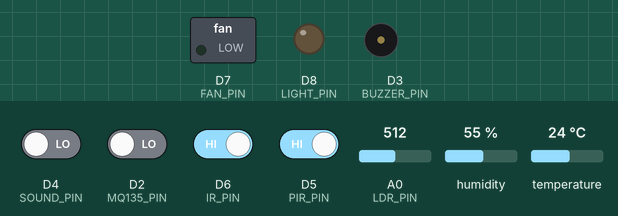
Bench run of a sketch on a simulated ESP8266 (NodeMCU). Parts: switched loads named in the sketch (green lamp = pin HIGH), output pins drawn as LEDs (lit = HIGH), buzzer (waves = sounding, pin HIGH). The inputs (shaded band) are chosen by the test bench; at power-on: D5 (PIR_PIN), D6 (IR_PIN) HIGH, D2 (MQ135_PIN), D4 (SOUND_PIN) LOW, humidity 55 %, A0 (LDR_PIN) = 512, temperature 24 °C. WiFi joins after 1.5 s; servers stay silent unless stated; uploads are accepted with an empty reply; what the sketch prints to the serial monitor is not drawn.

Above: at 2.7 s.
2.8 s: humidity set to 69 %
8.6 s: humidity set to 72 %
At 12.4 s:
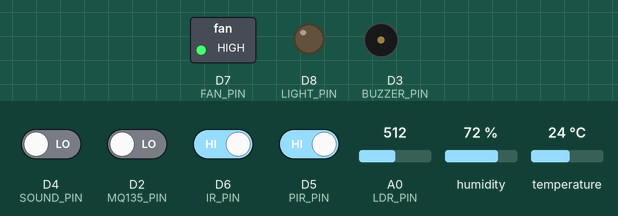
14.4 s: A0 (LDR_PIN) set to 486
At 18.4 s:
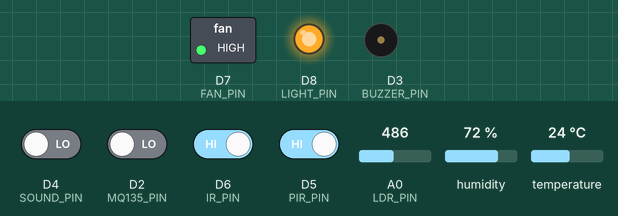
20.2 s: D2 (MQ135_PIN) driven HIGH
At 23.2 s:
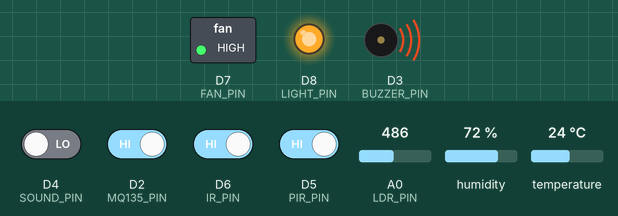
26.0 s: A0 (LDR_PIN) set to 510
At 28.0 s:
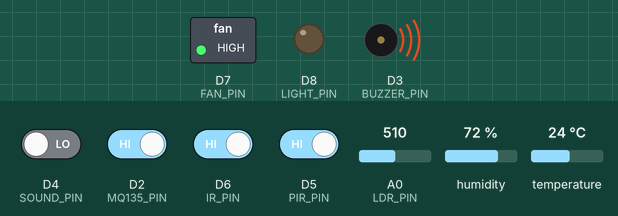
31.8 s: humidity set to 22 %
At 34.0 s:
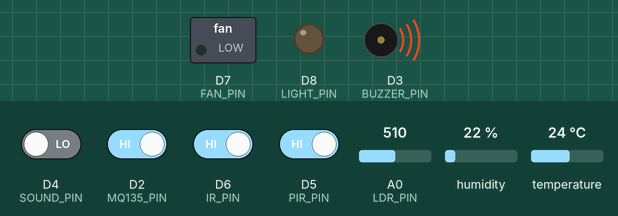
Timing chart, 0 to 35.5 s (numbered marks = the images above; inputs shaded):
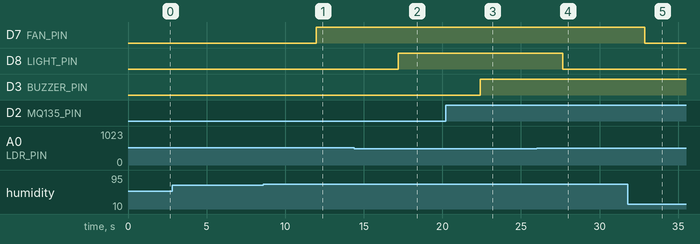

Measured:
- the behaviour switches between 70 and 71 % on humidity (found by bisection; images 0 and 1)
- the behaviour switches between 500 and 499 on A0 (LDR_PIN) (found by bisection; images 1 and 2)
- after the input at 2.8 s, every drawn part: stays the same
- after the input at 8.6 s, D7 (FAN_PIN): LOW → HIGH after 3.4 s
- after the input at 14.4 s, D8 (LIGHT_PIN): LOW → HIGH after 2.8 s
- after the input at 20.2 s, D3 (BUZZER_PIN): LOW → HIGH after 2.2 s
- after the input at 26.0 s, D8 (LIGHT_PIN): HIGH → LOW after 1.6 s
- after the input at 31.8 s, D7 (FAN_PIN): HIGH → LOW after 1.1 s

The sketch:

miniprj1.ino
```cpp
#include <ESP8266WiFi.h>
#include <ESP8266HTTPClient.h>
#include <DHT.h>

// WiFi credentials
const char* ssid = "Basanth";
const char* password = "cn123456";

// Flask server POST endpoint
const String serverName = "http://192.168.62.30:5000/upload";

// Sensor Pins
#define DHTPIN D1
#define DHTTYPE DHT11
#define MQ135_PIN D2
#define SOUND_PIN D4
#define PIR_PIN D5
#define IR_PIN D6
#define LDR_PIN A0

// Output Device Pins
#define FAN_PIN D7       // Fan relay
#define LIGHT_PIN D8     // Light relay
#define BUZZER_PIN D3    // Buzzer (optional)

// Thresholds
const int TEMP_THRESHOLD = 28;      // °C
const int HUMIDITY_THRESHOLD = 70;  // %
const int LDR_THRESHOLD = 500;      // Adjust by testing
const int GAS_ALERT = HIGH;         // Poor air quality signal

DHT dht(DHTPIN, DHTTYPE);
WiFiClient client;

void setup() {
  Serial.begin(115200);
  dht.begin();

  // Sensor Modes
  pinMode(MQ135_PIN, INPUT);
  pinMode(SOUND_PIN, INPUT);
  pinMode(PIR_PIN, INPUT);
  pinMode(IR_PIN, INPUT);

  // Output Modes
  pinMode(FAN_PIN, OUTPUT);
  pinMode(LIGHT_PIN, OUTPUT);
  pinMode(BUZZER_PIN, OUTPUT);

  // Default OFF state
  digitalWrite(FAN_PIN, LOW);
  digitalWrite(LIGHT_PIN, LOW);
  digitalWrite(BUZZER_PIN, LOW);

  // WiFi Connect
  WiFi.begin(ssid, password);
  Serial.print("Connecting to WiFi");

  while (WiFi.status() != WL_CONNECTED) {
    delay(500);
    Serial.print(".");
  }

  Serial.println("\n✅ WiFi Connected!");
}

void loop() {
  if (WiFi.status() == WL_CONNECTED) {
    HTTPClient http;

    float temperature = dht.readTemperature();
    float humidity = dht.readHumidity();

    if (isnan(temperature) || isnan(humidity)) {
      Serial.println("❌ Failed to read from DHT sensor!");
      return;
    }

    int gasValue = digitalRead(MQ135_PIN);
    int soundValue = digitalRead(SOUND_PIN);
    int pirValue = digitalRead(PIR_PIN);
    int irValue = digitalRead(IR_PIN);
    int ldrValue = analogRead(LDR_PIN);

    // ---------- AUTO CONTROL ----------
    int fanStatus = 0;
    int lightStatus = 0;
    int buzzerStatus = 0;

    // Fan control
    if (temperature > TEMP_THRESHOLD || humidity > HUMIDITY_THRESHOLD) {
      digitalWrite(FAN_PIN, HIGH);
      fanStatus = 1;
    } else {
      digitalWrite(FAN_PIN, LOW);
    }

    // Light control
    if (ldrValue < LDR_THRESHOLD) {
      digitalWrite(LIGHT_PIN, HIGH);
      lightStatus = 1;
    } else {
      digitalWrite(LIGHT_PIN, LOW);
    }

    // Gas alert control
    if (gasValue == GAS_ALERT) {
      digitalWrite(BUZZER_PIN, HIGH);
      buzzerStatus = 1;
    } else {
      digitalWrite(BUZZER_PIN, LOW);
    }

    // JSON Payload
    String jsonPayload = "{\"temperature\":" + String(temperature) +
                         ",\"humidity\":" + String(humidity) +
                         ",\"light_level\":" + String(ldrValue) +
                         ",\"sound_level\":" + String(soundValue) +
                         ",\"air_quality\":" + String(gasValue) +
                         ",\"motion\":" + String(pirValue) +
                         ",\"fan_status\":" + String(fanStatus) +
                         ",\"light_status\":" + String(lightStatus) +
                         ",\"buzzer_status\":" + String(buzzerStatus) + "}";

    http.begin(client, serverName);
    http.addHeader("Content-Type", "application/json");
    int httpResponseCode = http.POST(jsonPayload);

    Serial.print("📡 POST Response: ");
    Serial.println(httpResponseCode);

    http.end();
  } else {
    Serial.println("❌ WiFi Disconnected!");
  }

  delay(5000); // Wait 5 seconds before next reading
}
```
